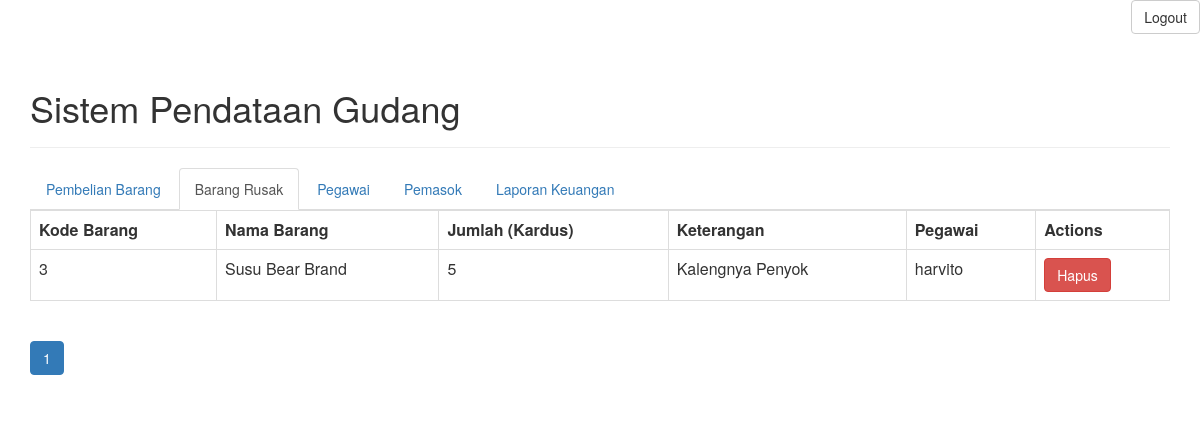
Page /view-barangrusakm.php (signed in) on the committed database.
### tables this page shows
CREATE TABLE `barang_rusak` (
  `id_barang_rusak` int(11) NOT NULL,
  `nipg` int(11) DEFAULT NULL,
  `nib` int(11) DEFAULT NULL,
  `Keterangan` varchar(256) DEFAULT NULL,
  `jumlah` int(11) DEFAULT NULL
);

CREATE TABLE `barang` (
  `nib` int(11) NOT NULL,
  `tanggal_tambah` date DEFAULT NULL,
  `nama` varchar(256) DEFAULT NULL,
  `jumlah` int(11) DEFAULT NULL,
  `harga_jual` int(11) DEFAULT NULL
);

CREATE TABLE `pegawai` (
  `nipg` int(11) NOT NULL,
  `nama` varchar(256) DEFAULT NULL,
  `alamat` varchar(256) DEFAULT NULL,
  `no_tlp` varchar(256) DEFAULT NULL,
  `username` varchar(11) DEFAULT NULL,
  `password` varchar(16) DEFAULT NULL
);

### objects/barang_rusak.php (called while the page is built, shortened)
<?php
class Barang_Rusak{
    private $conn;
    private $table_name = "barang_rusak";
    public function __construct($db){
        $this->conn = $db;
    }
    function readAll($page, $from_record_num, $records_per_page){
    $query = "SELECT
    id_barang_rusak, keterangan, nib, nipg,jumlah
    FROM
    " . $this->table_name . "
    ORDER BY
    keterangan ASC
    LIMIT
    {$from_record_num}, {$records_per_page}";
    $stmt = $this->conn->prepare( $query );
    $stmt->execute();
    return $stmt;
}
}
?>

### objects/barang.php (called while the page is built, shortened)
<?php
class Barang{
    private $conn;
    private $table_name = "barang";
    public $nib;
    public function __construct($db){
        $this->conn = $db;
    }
	  public function readOne(){
        $query = "SELECT
                    nama, harga_jual, jumlah,tanggal_tambah
                FROM
                    " . $this->table_name . "
                WHERE
                    nib = ?
                LIMIT
                    0,1";
        $stmt = $this->conn->prepare( $query );
        $stmt->bindParam(1, $this->nib);
        $stmt->execute();
        $row = $stmt->fetch(PDO::FETCH_ASSOC);
        $this->nama = $row['nama'];
    }
}
?>

### objects/pegawai.php (called while the page is built, shortened)
<?php
class Pegawai{
    private $conn;
    private $table_name = "pegawai";
    public $nipg;
    public function __construct($db){
        $this->conn = $db;
    }
      public function readOne(){
        $query = "SELECT
                    nama, alamat, no_tlp ,username,password
                FROM
                    " . $this->table_name . "
                WHERE
                    nipg = ?
                LIMIT
                    0,1";
        $stmt = $this->conn->prepare( $query );
        $stmt->bindParam(1, $this->nipg);
        $stmt->execute();
        $row = $stmt->fetch(PDO::FETCH_ASSOC);
        $this->nama = $row['nama'];
    }
}
?>

### view-barangrusakm.php (the view, shortened to what this page needs)
<div class="right-button-margin">
    <a href="logout_manajer.php" class="btn btn-default pull-right">Logout</a>
</div>
<?php
include_once 'objects/barang_rusak.php';
include_once 'objects/barang.php';
include_once 'objects/pegawai.php';
include_once "header.php";
?>
<ul class="nav nav-tabs">
  <li ><a href="view-pembelianbarang.php">Pembelian Barang</a></li>
  <li class="active"><a href="view-barangrusakm.php">Barang Rusak</a></li>
  <li><a href="view-pegawai.php">Pegawai</a></li>
  <li ><a href="view-pemasok.php">Pemasok</a></li>
  <li><a href="view-transaksi.php">Laporan Keuangan</a></li>
</ul>
<?php
$page = isset($_GET['page']) ? $_GET['page'] : 1;
$records_per_page = 3;
$from_record_num = ($records_per_page * $page) - $records_per_page;
$database = new Database();
$db = $database->getConnection();
$barang_rusak = new Barang_Rusak($db);
$barang = new Barang($db);
$pegawai = new Pegawai($db);
$stmt = $barang_rusak->readAll($page, $from_record_num, $records_per_page);
$num = $stmt->rowCount();
if ($num >0)
{
    echo '<table class="table table-hover table-responsive table-bordered" id="c">';
    echo '  <tr>';
    echo '      <th>Kode Barang</th>';
    echo '      <th>Nama Barang</th>';
    echo '      <th>Jumlah (Kardus)</th>';
    echo '      <th>Keterangan</th>';
    echo '      <th>Pegawai</th>';
    echo '      <th>Actions</th>';
    echo '  </tr>';
     while ($row = $stmt->fetch(PDO::FETCH_ASSOC))
    {
        extract($row);
        $barang->nib = $nib;
        $barang->readOne();
        echo '<tr>';
        echo '  <td>';
            echo $barang->nib;
        echo '</td>';
        echo '  <td>';
            echo $barang->nama;
        echo '</td>';
         echo '  <td>'.$jumlah.'</td>';
         echo '  <td>'.$keterangan.'</td>';
        echo '  <td>';
            $pegawai->nipg = $nipg;
            $pegawai->readOne();
            echo $pegawai->nama;
        echo '</td>';
        echo '  <td>';
            echo '<a delete-id="'.$id_barang_rusak.'" class="btn btn-danger delete-object">Hapus</a>';
        echo '</td>';
        echo '</tr>';
    }
    echo '</table>';
}
else
{
    echo '<div>Barang Rusak Kosong.</div>';
}
?>
<?php
include_once 'paging-barangrusakm.php';
?>
<?
include_once "footer.php";
?>

### header.php (style rules this page uses)
.right-button-margin { margin: 0 0 1em 0; overflow: hidden; }

### rows in the picture
barang_rusak: nib "3", nib.nama "Susu Bear Brand", jumlah "5", Keterangan "Kalengnya Penyok", nipg.nama "harvito"

### other values in the picture
$page_title "Sistem Pendataan Gudang"
